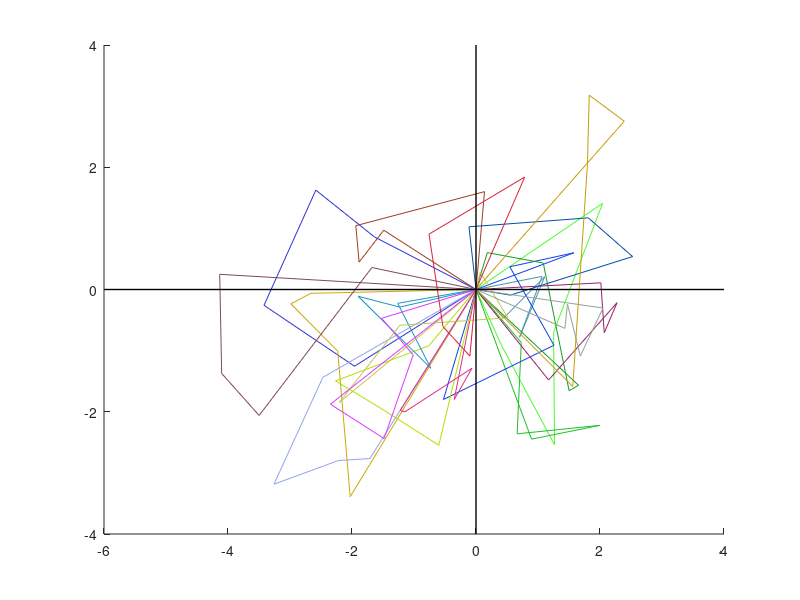

Reproduce this figure in MATLAB.
%% Simulate Random Walk for n Particle that Starts at Origin in 2D
clear all; clc; close all; % clean up

num_particle      = 20; 
START_TIME        = 0; %sec
STOP_TIME         = 5; %sec
movements_per_sec = 1;
numberOfSteps = (STOP_TIME-START_TIME)*movements_per_sec;

% vectors for random steps
rand_x_steps = (randn((STOP_TIME-START_TIME)*movements_per_sec,num_particle));
rand_y_steps = (randn((STOP_TIME-START_TIME)*movements_per_sec,num_particle));

xCoords = zeros((STOP_TIME-START_TIME)*movements_per_sec+20,num_particle); %particle start loc is assume 0,0
yCoords = zeros((STOP_TIME-START_TIME)*movements_per_sec+20,num_particle);


% loop through all steps
% TO DO:
    % - set a radius
for step = 2 : numberOfSteps
    for idx = 1:num_particle
            % x-loc
            xCoords(step, idx) = xCoords(step-1, idx) + rand_x_steps(step,idx);%x1
            % y-loc
            yCoords(step, idx) = yCoords(step-1, idx) + rand_y_steps(step,idx);%y1
        
        % - two particles cannot exist at same point    
        if idx > 1
            
            %checker_vec will be set to 1 where they match
            checker_vec = zeros(1,idx);
            all_zeros =  zeros(1,idx);
            for checker = 1:idx
                if (xCoords(step, idx) == xCoords(step-1, idx-1) && yCoords(step, idx) == yCoords(step-1, idx-1))
                % x-loc
                xCoords(step, idx) = xCoords(step-1, idx) + rand_x_steps(step+1,idx);%x1
                % y-loc
                yCoords(step, idx) = yCoords(step-1, idx) + rand_y_steps(step+1,idx);%y1
                end
                
            end %end of checker
        end %end of idx > 1
    end %end of idx
end


%% Plotting walk for two particles
colour = ['b','k'];

figure; hold on

for particle = 1:num_particle
    plot(xCoords(:,particle),yCoords(:,particle),'Color', rand(1,3), 'MarkerSize', 9);
    hold on; 
end
line(xlim, [0,0], 'Color', 'k', 'LineWidth', 1);
line([0,0], ylim, 'Color', 'k', 'LineWidth', 1);
hold off
